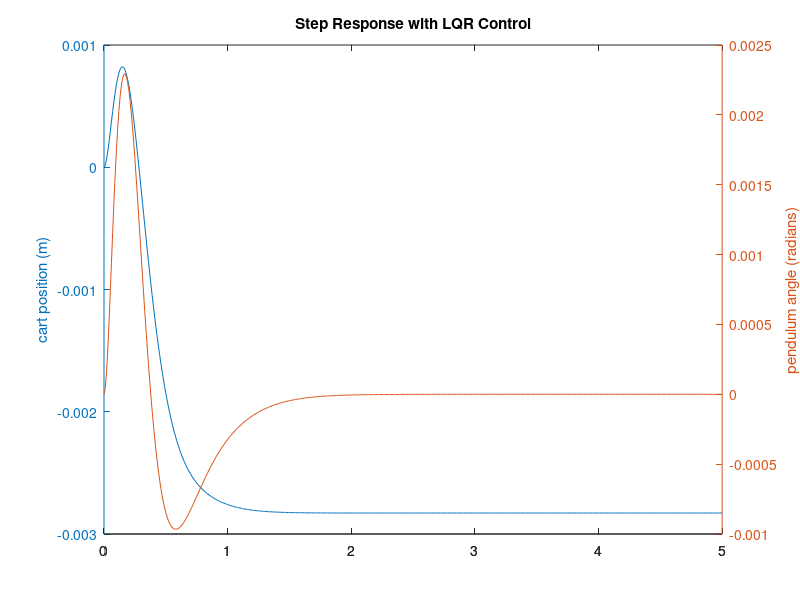

Reproduce this figure in MATLAB.
M = 0.5;
m = 0.2;
b = 0.1;
I = 0.006;
g = 9.8;
l = 0.3;

p = I*(M+m)+M*m*l^2; %denominator for the A and B matrices

A = [0      1              0           0;
     0 -(I+m*l^2)*b/p  (m^2*g*l^2)/p   0;
     0      0              0           1;
     0 -(m*l*b)/p       m*g*l*(M+m)/p  0];
B = [     0;
     (I+m*l^2)/p;
          0;
        m*l/p];
C = [1 0 0 0;
     0 0 1 0];
D = [0;
     0];

states = {'x' 'x_dot' 'phi' 'phi_dot'};
inputs = {'u'};
outputs = {'x'; 'phi'};

sys_ss = ss(A,B,C,D,'statename',states,'inputname',inputs,'outputname',outputs);

poles = eig(A)

co = ctrb(sys_ss);
controllability = rank(co)

Q = C'*C
Q(1,1) = 5000;
Q(3,3) = 100

R = 1;
K = lqr(A,B,Q,R);

Ac = [(A-B*K)];
Bc = [B];
Cc = [C];
Dc = [D];

states = {'x' 'x_dot' 'phi' 'phi_dot'};
inputs = {'r'};
outputs = {'x'; 'phi'};

sys_cl = ss(Ac,Bc,Cc,Dc,'statename',states,'inputname',inputs,'outputname',outputs);

t = 0:0.01:5;
r =0.2*ones(size(t));
[y,t,x]=lsim(sys_cl,r,t);
[AX,H1,H2] = plotyy(t,y(:,1),t,y(:,2),'plot');
set(get(AX(1),'Ylabel'),'String','cart position (m)')
set(get(AX(2),'Ylabel'),'String','pendulum angle (radians)')
title('Step Response with LQR Control')